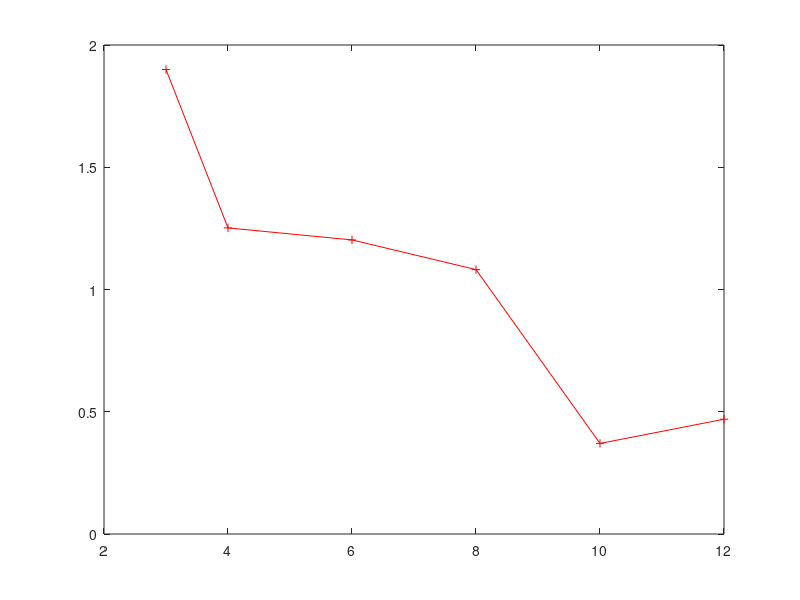

Write MATLAB code to recreate this figure.
rmse=zeros(1,6);
rmse=[1.8998,1.2519,1.2028,1.0814,0.3704,0.4694];
SNR_t=[3,4,6,8,10,12];

%{
for i=1:6
    hold on;
    grid on;
    plot(SNR_t(i),rmse(i),'+');
    axis([0 13 0 2]);
    xlabel('SNR/dB');ylabel('RMSE');
end
%}
figure(10);
plot(SNR_t,rmse,'+r-');